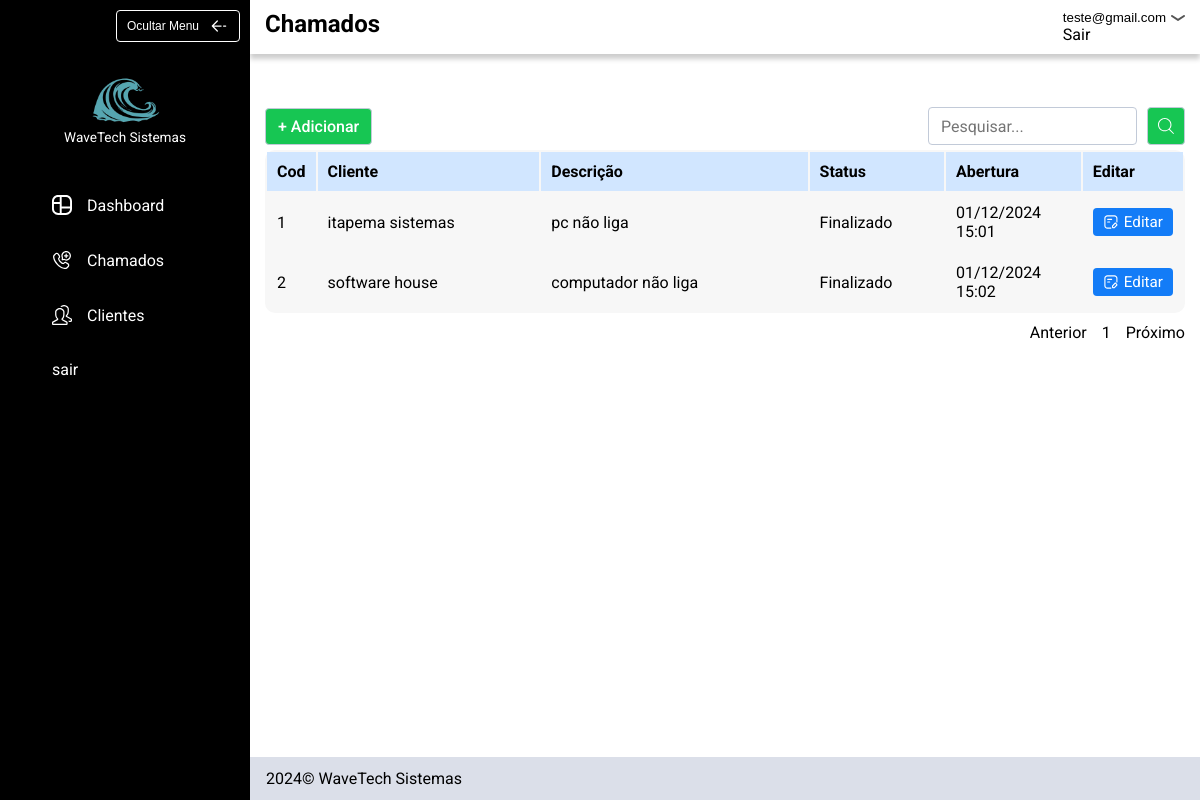
/chamados (signed in), run on the app's committed database.
### tables this page shows
CREATE TABLE usuarios (
id INTEGER PRIMARY KEY,
email TEXT NOT NULL,
password TEXT NOT NULL);

CREATE TABLE chamados (
id INTEGER PRIMARY KEY,
usuario_id INTEGER NOT NULL,
cliente_id INTEGER NOT NULL,
status TEXT NOT NULL,
defeitos TEXT NOT NULL,
emissao TEXT NOT NULL,
encerramento TEXT,
descricao TEXT NOT NULL,
solucao TEXT,
FOREIGN KEY (usuario_id) REFERENCES usuarios (id),
FOREIGN KEY (cliente_id) REFERENCES clientes (id)
);

CREATE TABLE clientes (
               id INTEGER PRIMARY KEY,
               usuario_id INTEGER,
               nome TEXT NOT NULL,
               cpf_cnpj TEXT NOT NULL,
               telefone TEXT NOT NULL,
               logradouro TEXT NOT NULL,
               bairro TEXT NOT NULL,
               numero INTEGER,
               complemento TEXT,
               cidade TEXT NOT NULL,
               uf TEXT NOT NULL,
               cep TEXT,
               FOREIGN KEY (usuario_id) REFERENCES usuarios (id) 
               );

### app.py (the view, shortened to what this page needs)
@app.route("/chamados")
@login_required
def chamados():
    db = opendb()
    cursor = db.cursor()
    pesquisa = request.args.get("pesquisa")
    page = request.args.get("pagina", 1, type=int)
    per_page = 8
    offset = (page - 1) * per_page
    if not pesquisa:
        cursor.execute("SELECT COUNT(*) as total FROM chamados WHERE usuario_id = ?", (session["user_id"],))
        total_query = cursor.fetchone()
        total_pages = total_query["total"]
        cursor.execute("SELECT chamados.id, clientes.nome, descricao, status, emissao FROM chamados JOIN clientes ON chamados.cliente_id = clientes.id WHERE chamados.usuario_id = ? LIMIT ? OFFSET ?", (session["user_id"], per_page, offset))
    chamados = cursor.fetchall()
    total_pages = math.ceil((total_pages / per_page))
    if total_pages < 1:
        total_pages = 1
    closedb(db, cursor)
    return render_template("chamados.html", chamados=chamados, page=page, total_pages=total_pages, pesquisa=pesquisa)

### app.py (called while the page is built)
def login_required(f):
    @wraps(f)
    def decorated_function(*args, **kwargs):
        if session.get("user_id") is None:
            return redirect("/login")
        return f(*args, **kwargs)
    return decorated_function

def opendb():
    connection = sqlite3.connect("sistema_chamados.db")
    connection.row_factory = sqlite3.Row
    return connection

def closedb(connection, cursor):
    cursor.close()
    connection.close()

@app.context_processor
def inject_user_email():
    db = opendb()
    cursor = db.cursor()
    user_id = session.get("user_id")
    if user_id:
        cursor.execute("SELECT email FROM usuarios WHERE id = ?", (user_id,))
        user_email = cursor.fetchone()
        return {
            "user_email" : user_email["email"]
        }
    return {}

### templates/chamados.html
{% extends "layout.html" %}
{% block class_header %}
  padrao
{% endblock %}
{% block title_header %}
    Chamados
{% endblock %}
{% block header %}
    <div class="pesquisar_container">
        <div class="campo_pesquisa">
            <div>
                <a class="btn_adicionar btn_verde" href="/cadastrar_chamados">+ Adicionar</a>
            </div>
            <div>
                <form action="/chamados" method="get" class="formulario_pesquisar">
                    <input type="search" autocomplete="off" id="pesquisar_chamado" name="pesquisa" placeholder="Pesquisar...">
                    <button class="btn_verde"><img src="../static/img/icon/pesquisar.svg"></button>
                </form>
            </div>
        </div>
    </div>
{% endblock %}
{% block principal %}
    <div class="tabela_content">
        <table class="tabela">
            <thead>
                <tr >
                    <th style="width: 5%;">Cod</th>
                    <th style="width: 25%;">Cliente</th>
                    <th style="width: 30%">Descrição</th>
                    <th style="width: 15%;">Status</th>
                    <th style="width: 15%;">Abertura</th>
                    <th style="width: 10%;">Editar</th>
                </tr>
            </thead>
            <tbody>
                {% if chamados|length == 0 %}
                    <tr>
                        <td class="full_row" colspan="6">Nenhum chamado encontrado</td>
                    </tr>
                {% else %}
                    {% for chamado in chamados %}
                        <tr>
                            <td>{{ chamado["id"] }}</td>
                            <td>{{ chamado["nome"] }}</td>
                            <td>{{ chamado["descricao"] }}</td>
                            <td>{{ chamado["status"] | capitalize }}</td>
                            <td>{{ chamado["emissao"] }}</td>
                            <td class="btn_editar"><a href="/editar_chamado?chamado={{ chamado['id'] }}"><img src="../static/img/icon/editar.svg">Editar</a></td>
                        </tr>
                    {% endfor %}
                {% endif %}
            </tbody>
        </table>
        <div class="nav_tabela_content">
            <ul class="nav_tabela">
                <li><a href="{% if pesquisa %}/chamados?pesquisa={{pesquisa}}&pagina={% else %}/chamados?pagina={% endif %}{% if page > 1 %}{{ page - 1 }}{% else %}{{ page }}{% endif %}" class="anterior">Anterior</a></li>
                {% for page in range(total_pages) %}
                    <li><a href="{% if pesquisa %}/chamados?pesquisa={{pesquisa}}&pagina={% else %}/chamados?pagina={% endif %}{{ page + 1 }}">{{ page + 1 }}</a></li>
                {% endfor %}
                <li><a href="{% if pesquisa %}/chamados?pesquisa={{pesquisa}}&pagina={% else %}/chamados?pagina={% endif %}{% if (page + 1) == total_pages %}{{ page + 1 }}{% else %}{{total_pages}}{% endif %}" class="proximo">Próximo</a></li>
            </ul>
        </div>
    </div>
{% endblock %}

### templates/layout.html (shortened to what this page needs)
<!DOCTYPE html>
<html lang="pt-br">
<head>
    <link rel="stylesheet" href="../static/css/style.css">
</head>
<body>
    <div class="dashboard_container">
        <header class="cabecalho">
            <div class="logo_container">
                <button class="btn_ocultar_header">Ocultar Menu<img src="../static/img/icon/arrow.svg"></button>
                <div class="logo">
                    <img src="../static/img/logotipo.png">
                    <span>WaveTech Sistemas</span>
                </div>
            </div>
            <nav class="navegacao_principal">
                <ul class="nav_links">
                    <li><a href="/"><img src="../static/img/icon/dashboard-cropped.svg" width="20px" height="20px">Dashboard</a></li>
                    <li><a href="/chamados"><img src="../static/img/icon/chamado.svg" width="20px" height="20px">Chamados</a></li>
                    <li><a href="/clientes"><img src="../static/img/icon/clientes.svg" width="20px" height="20px">Clientes</a></li>
                    <li><a href="/logout">sair</a></li>
                </ul>
            </nav>
        </header>
        <main>
            <section class="conteudo_header">
                <div class="header_informacoes_container">
                    <div class="header_informacoes {% block class_header %}{% endblock %}">
                        <h1>{% block title_header %}{% endblock %}</h1>
                        <div>
                            <button class="btn_logout">{{ user_email }}<img src="../static/img/icon/seta-abrir.svg"></button>
                            <div class="layout_sair">
                                <a href="/logout">Sair</a>
                            </div>
                        </div>
                    </div>
                </div>
                {% block header %}
                {% endblock %}
            </section>
            <section class="conteudo_principal">
                {% block principal %}
                {% endblock %}
            </section>
        </main>
        <footer class="footer">
            <p>2024© WaveTech Sistemas</p>
        </footer>
    </div>
</body>
</html>

### static/css/estilo.css (style rules this page uses)
body { margin: 0px; font-family: "Roboto"; }
img { display: block; max-width: 100%; }
label, input { display: block; }
button { background: none; border: none; padding: 0; cursor: pointer; }
h1, h2, h3, h4, p, ul { margin: 0px; }
a { text-decoration: none; color: inherit; display: inline-block; }
ul { padding: 0; list-style: none; }

### static/css/cores.css (style rules this page uses)
:root { --azul: #137cf7; --azul-hover:#0a5dd1; --azulClaro: #D1E6FF; --azulClaroFocus: #99c6fd; --branco: #ffffff; --preto: #000000; --cinzaFooter : #DBDFE9; --verde: #17C653; --verde-escuro: #139f44; --amarelo: #F6C000; --vermelho: #F8285A; --cinzaBorda: #c2cad8; }

### static/css/dashboard.css (style rules this page uses)
.conteudo_principal { padding: 0 15px; }
.conteudo_header { display: grid; grid-template-rows: auto 1fr; height: 150px; width: 100%; }
.dashboard_container { display: grid; grid-template-columns: auto 1fr; grid-template-rows: 1fr auto; min-height: 100vh; }
.cabecalho { width: 250px; height: 100%; background-color: var(--preto); grid-row: span 2; }
.navegacao_principal { color: var(--branco); }
.logo_container { display: grid; height: 150px; padding: 10px 10px 5px 10px; box-sizing: border-box; }
.nav_links { display: flex; flex-direction: column; gap: 25px; padding: 40px; }
.nav_links li a { display: flex; gap: 15px; padding: 5px 12px; align-items: center; }
.nav_links li { width: max-content; }
.btn_ocultar_header { display: flex; align-items: center; justify-self: end; height: max-content; font-size: .75rem; gap: 10px; color: var(--branco); padding: 5px 10px; border: 1px solid var(--branco); border-radius: 4px; }
.logo { justify-items: center; align-self: end; }
.logo img { max-width: 70px; margin-bottom: 3px; }
.logo span { color: var(--branco); display: block; font-size: .85rem; }
.footer { background: var(--cinzaFooter); height: max-content; padding: 12px 16px; }
.header_informacoes { display: flex; justify-content: space-between; margin: 0 auto; padding: 10px 15px; }
.header_informacoes_container { box-shadow: 0 5px 5px rgba(0, 0, 0, 0.2); }

### static/css/chamados.css (style rules this page uses)
.tabela_content { max-width: 1100px; margin: 0 auto; }
.tabela { width: 100%; grid-column: span 2; background: #F7F7F7; text-align: left; border-radius: 10px; margin-bottom: 10px; }
.tabela thead { background: var(--azulClaro); }
.tabela td, .tabela th { padding: 10px; }
.btn_editar a { display: flex; gap: 5px; font-size: .95rem; width: max-content; background: var(--azul); color: var(--branco); padding: 5px 10px; border-radius: 4px; transition: .3s; }
.pesquisar_container { width: 100%; align-content: end; margin-bottom: 5px; }
.campo_pesquisa { display: flex; justify-content: space-between; max-width: 1100px; margin-bottom: 10px; align-items: end; margin: 0 auto; padding: 0 15px; }
.formulario_pesquisar { display: flex; gap: 10px; }
.campo_pesquisa input { font-family: "Roboto"; font-size: 1rem; padding: 5px 12px; border-radius: 4px; border: 1px solid var(--cinzaBorda); }
.campo_pesquisa input { outline:none }
.campo_pesquisa button { background: var(--verde); padding: 10px; border-radius: 4px; border: 1px solid var(--cinzaBorda); }
.padrao { max-width: 1100px; }
.btn_adicionar { font-weight: 500; color: var(--branco); display: inline-block; background: var(--verde); padding: 8px 12px; border-radius: 4px; border: 1px solid var(--cinzaBorda); }
.btn_verde { transition: .3s; }
.nav_tabela_content { display: flex; justify-content: end; }
.nav_tabela { display: flex; gap: 15px; }

### static/css/logout-header.css (style rules this page uses)
.btn_logout { display: flex; align-items: center; gap: 5px; }
.btn_logout img { transform: rotate(180deg); }

### data on the page
usuarios: email "teste@gmail.com"
chamados: id "1", nome "itapema sistemas", descricao "pc não liga", status "Finalizado", emissao "01/12/2024 15:01"
chamados: id "2", nome "software house", descricao "computador não liga", status "Finalizado", emissao "01/12/2024 15:02"

### other printed values
{{ page + 1 }} "1"
